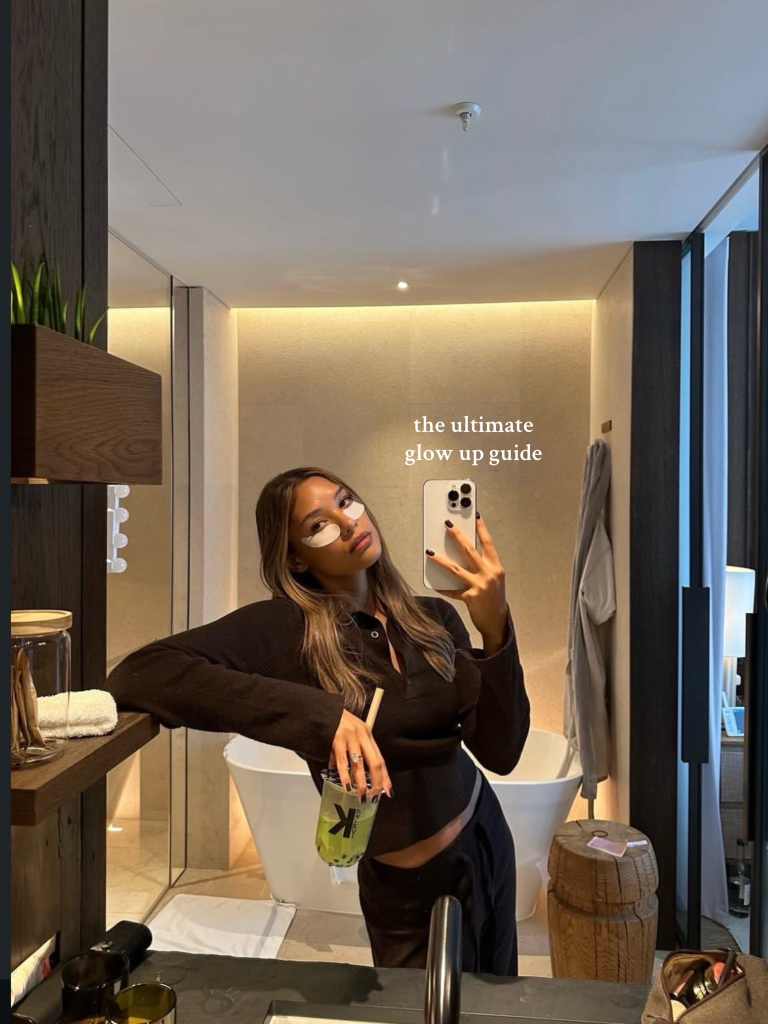
#> input picture Desktop/tiktok/backend/new-pics/tiktok_01/slide_1.jpg, 1536 x 2048 px (shown at 1/2 size)
$ python -i reel_video_generator.py   (imports and definitions only)
#> lines starting #> are read from the running program, lines starting #| are printed output that depends on the picture
### Desktop/clients/tiktok/backend/logging_config.py
"""
Logging Configuration Module
Centralized logging setup for the Viral Slideshow Generator
"""
import os
import logging
from logging.handlers import TimedRotatingFileHandler
from pathlib import Path

# Log directory (relative to backend or absolute for production)
LOG_DIR = os.getenv('LOG_DIR', os.path.join(os.path.dirname(__file__), 'logs'))
LOG_LEVEL = os.getenv('LOG_LEVEL', 'DEBUG')
LOG_FORMAT = '%(asctime)s | %(levelname)-8s | %(name)-25s | %(request_id)-10s | %(message)s'
LOG_DATE_FORMAT = '%Y-%m-%d %H:%M:%S'


class RequestIdFilter(logging.Filter):
    """Injects request_id into log records if not present"""
    # [4 lines left out: function filter, not called in this run]


class RequestAdapter(logging.LoggerAdapter):
    """Adapter that injects request_id into log messages"""
    def process(self, msg, kwargs):
        kwargs.setdefault('extra', {})['request_id'] = self.extra.get('request_id', 'system')
        return msg, kwargs


_initialized = False


# [57 lines left out: function setup_logging, not called in this run]


def get_logger(module_name: str) -> logging.Logger:
    """
    Get a child logger for a specific module.

    Args:
        module_name: Name of the module (e.g., 'scraper', 'gemini', 'drive')

    Returns:
        Logger instance for the module
    """
    return logging.getLogger(f'tiktok.{module_name}')


# [13 lines left out: function get_request_logger, not called in this run]

### Desktop/clients/tiktok/backend/reel_video_generator.py
"""
Reel Video Generator

Assembles Instagram reel videos from photo/video assets + text overlays + audio.
Uses FFmpeg for all video operations.
"""
import itertools
import os
import random
import re
import shutil
import subprocess
import tempfile
import uuid
from typing import Optional

from PIL import Image, ImageDraw, ImageFont

from logging_config import get_logger

logger = get_logger('reel_video_generator')

# Output dimensions (9:16 vertical)
OUTPUT_WIDTH = 1080
OUTPUT_HEIGHT = 1920


class ReelVideoError(Exception):
    """Exception raised for reel video generation errors."""
    pass


# ============ Text Rendering ============

# [16 lines left out: function _get_font, not called in this run]


# Lazy-loaded emoji font
_emoji_font_cache = None
_emoji_font_loaded = False


# [230 lines left out: functions _get_emoji_font, _render_text_overlay, render_text_on_image, _wrap_text, prepare_photo_clip, not called in this run]


def _scale_image_with_blur_bg(input_path: str, output_path: str):
    """
    Scale image to 1080x1920 with blurred background padding.
    Image is centered at full height, empty space filled with blurred version.
    """
#> called with output_path = 'out.png'
    img = Image.open(input_path).convert('RGB')
#> img is the input picture: PIL image 1536x2048 RGB; mean R, G, B 115.2, 102.8, 89.6
    w, h = img.size
#> w = 1536; h = 2048

    # Target dimensions
    tw, th = OUTPUT_WIDTH, OUTPUT_HEIGHT
    target_ratio = tw / th
    img_ratio = w / h
#> img_ratio = 0.75

    if abs(img_ratio - target_ratio) < 0.01:
        # Already correct aspect ratio, just resize
        img = img.resize((tw, th), Image.LANCZOS)
        img.save(output_path, quality=95)
        return

    # Create blurred background
    bg = img.resize((tw, th), Image.LANCZOS)
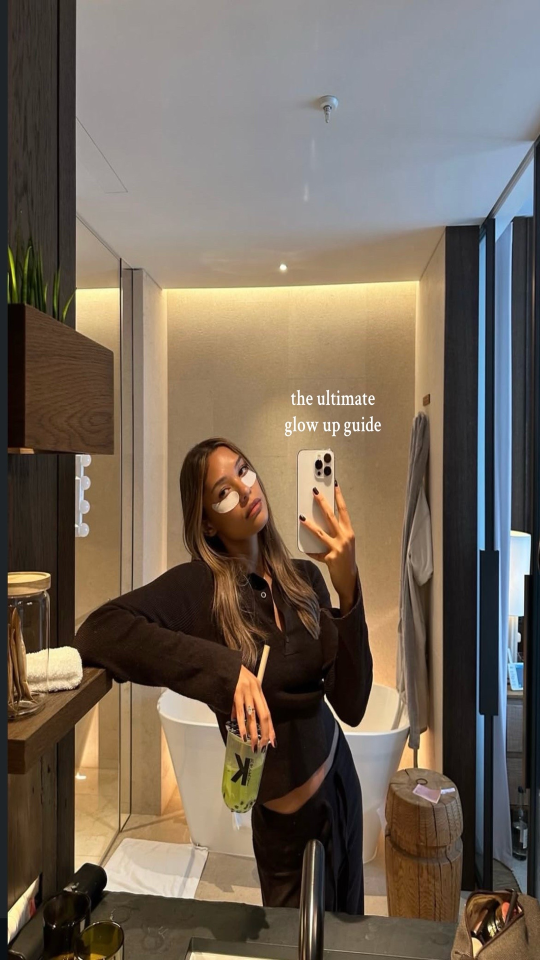
#> bg: PIL image 1080x1920 RGB (shown at 1/2 size); mean R, G, B 115.2, 102.8, 89.7
    from PIL import ImageFilter
    bg = bg.filter(ImageFilter.GaussianBlur(radius=30))
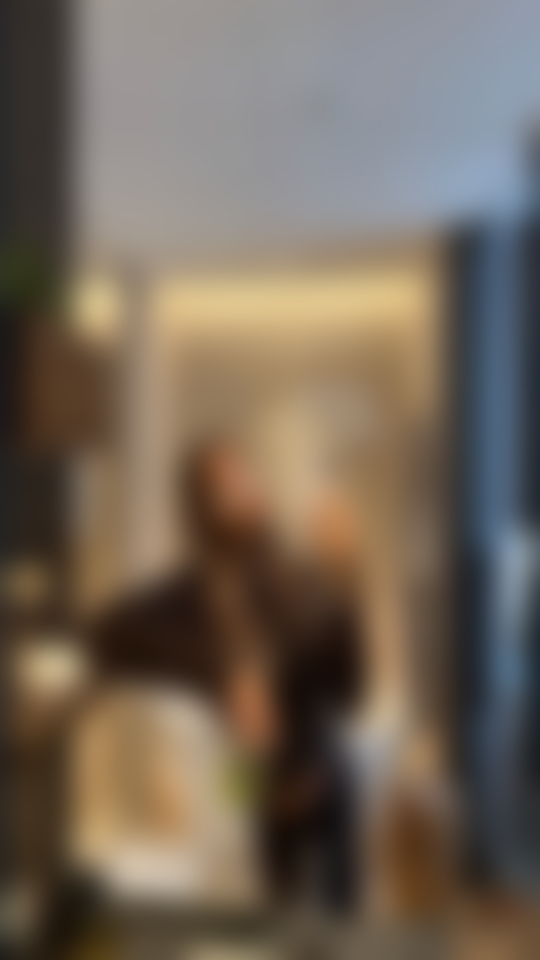
#> bg: PIL image 1080x1920 RGB (shown at 1/2 size); mean R, G, B 115.1, 102.7, 89.6

    # Scale image to fit within frame (maintain aspect ratio)
    if img_ratio > target_ratio:
        # Wider than target - fit to width
        new_w = tw
        new_h = int(tw / img_ratio)
#> new_h = 1440
    else:
        # Taller than target - fit to height
        new_h = th
        new_w = int(th * img_ratio)

    img_resized = img.resize((new_w, new_h), Image.LANCZOS)

    # Center on blurred background
    x_offset = (tw - new_w) // 2
    y_offset = (th - new_h) // 2
#> y_offset = 240
    bg.paste(img_resized, (x_offset, y_offset))
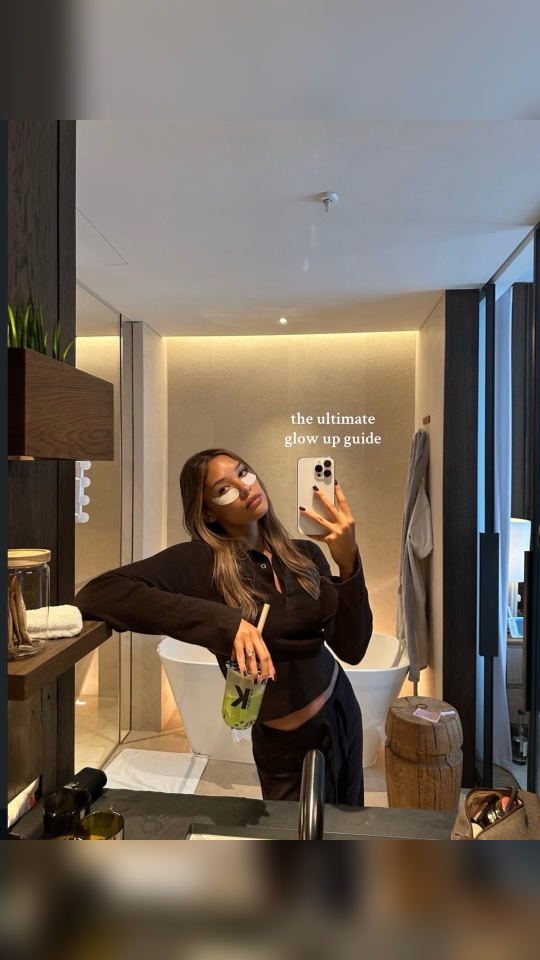
#> bg: PIL image 1080x1920 RGB (shown at 1/2 size); mean R, G, B 114.9, 103.9, 92.3

    bg.save(output_path, quality=95)


# [384 lines left out: functions prepare_video_clip, assemble_reel_video, generate_combinations, not called in this run]

>>> result = _scale_image_with_blur_bg('../../../tiktok/backend/new-pics/tiktok_01/slide_1.jpg', 'out.png')

$ run again, on Desktop/tiktok/backend/new-pics/tiktok_02/slide_2.jpg
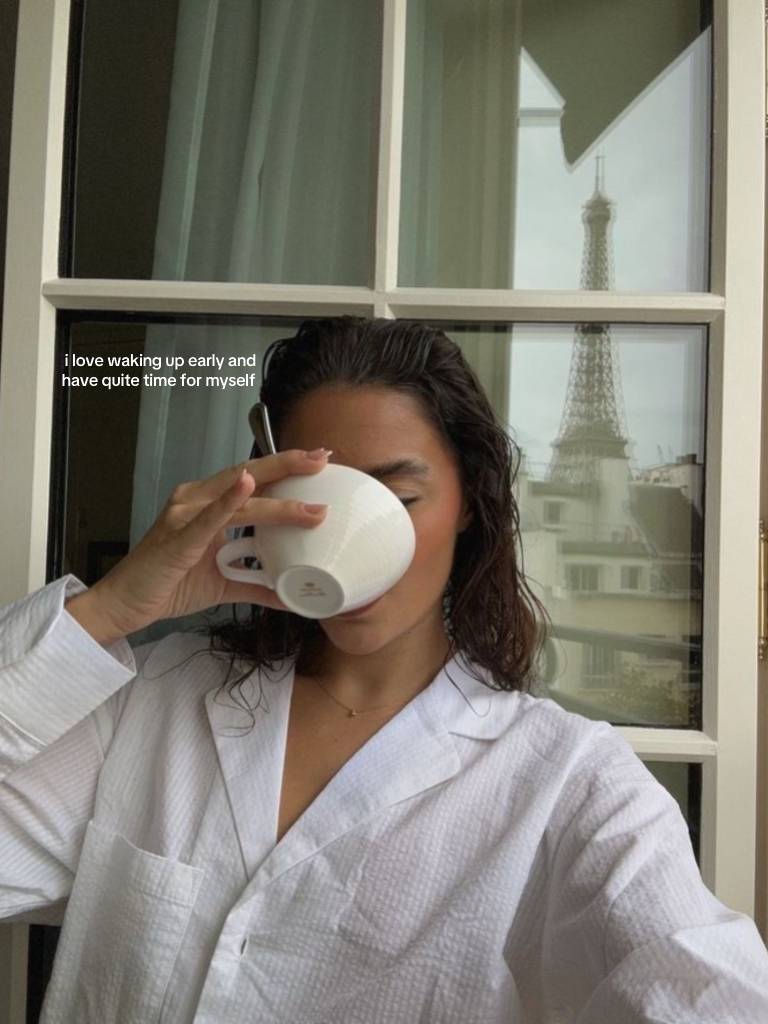
#> input picture Desktop/tiktok/backend/new-pics/tiktok_02/slide_2.jpg, 1536 x 2048 px (shown at 1/2 size)
#> in _scale_image_with_blur_bg, img is the input picture: PIL image 1536x2048 RGB; mean R, G, B 127.9, 124.9, 115
#> in _scale_image_with_blur_bg, `bg = bg.filter(ImageFilter.GaussianBlur(radius=30))`:
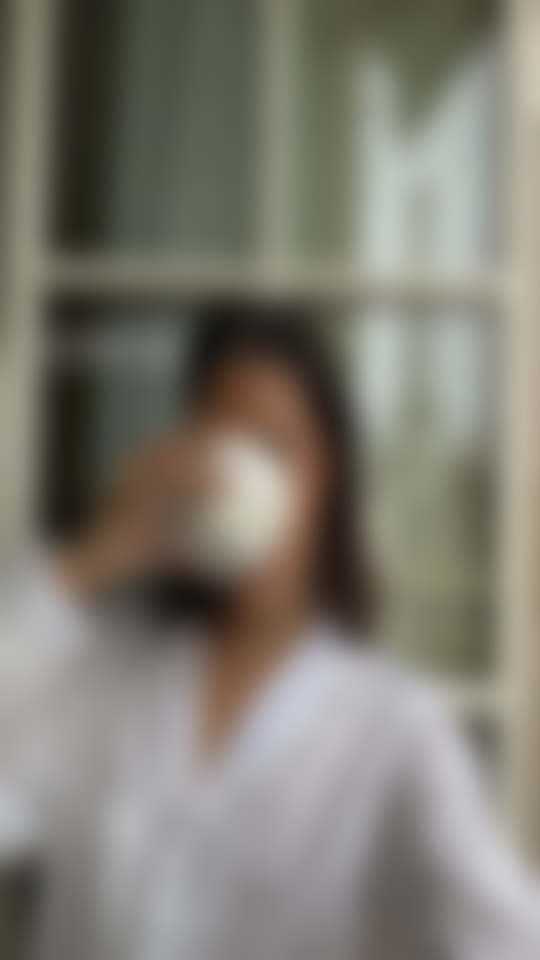
#> bg: PIL image 1080x1920 RGB (shown at 1/2 size); mean R, G, B 127.3, 124.2, 114.3
#> in _scale_image_with_blur_bg, `bg.paste(img_resized, (x_offset, y_offset))`:
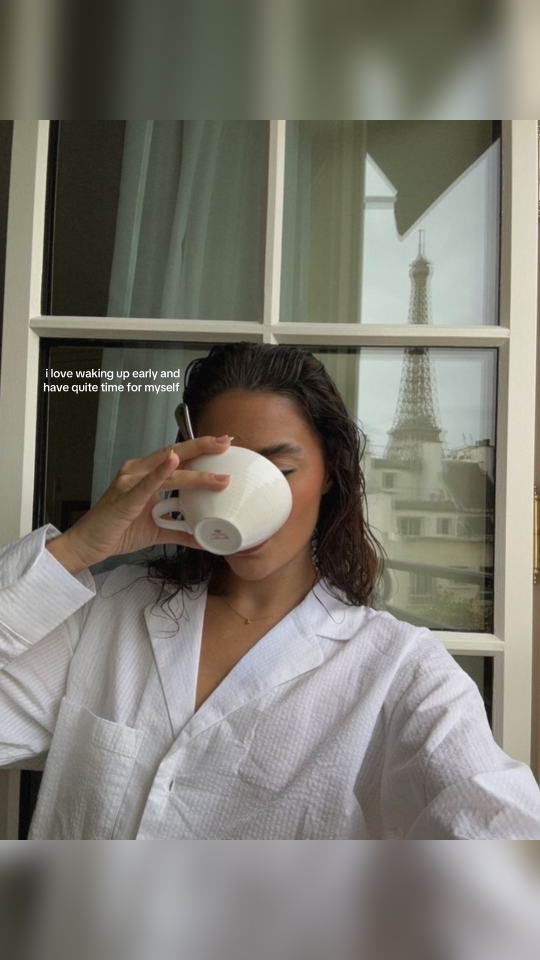
#> bg: PIL image 1080x1920 RGB (shown at 1/2 size); mean R, G, B 125.4, 123.1, 113.7

$ run again, on Desktop/tiktok/backend/new-pics/tiktok_02/slide_3.jpg
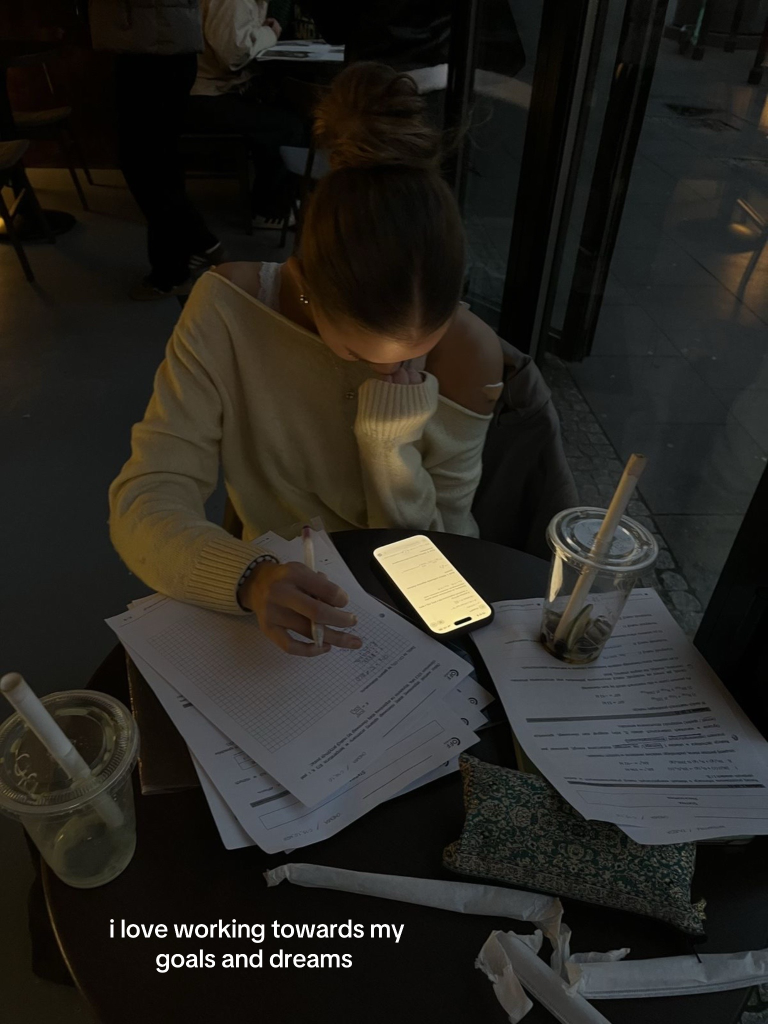
#> input picture Desktop/tiktok/backend/new-pics/tiktok_02/slide_3.jpg, 1536 x 2048 px (shown at 1/2 size)
#> in _scale_image_with_blur_bg, img is the input picture: PIL image 1536x2048 RGB; mean R, G, B 38.4, 36.6, 32.1
#> in _scale_image_with_blur_bg, `bg = bg.filter(ImageFilter.GaussianBlur(radius=30))`:
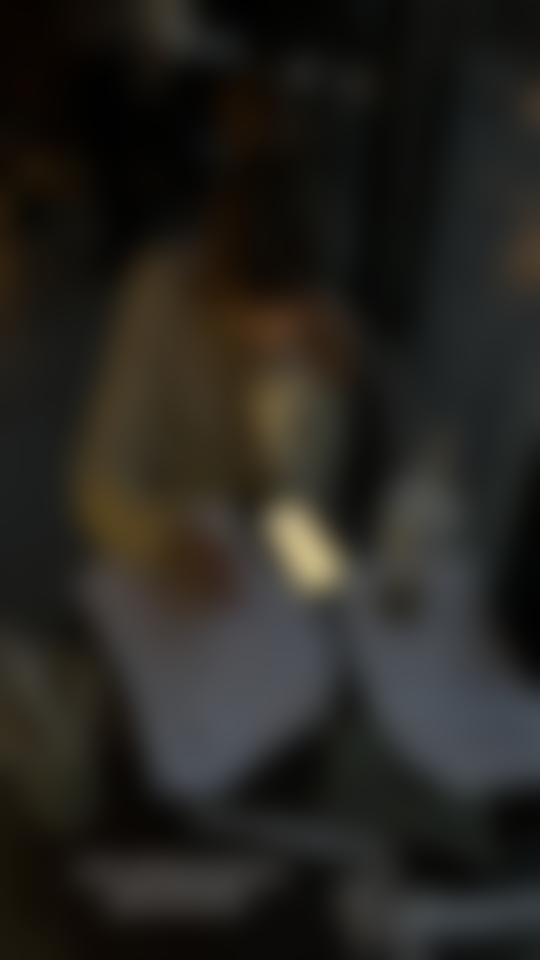
#> bg: PIL image 1080x1920 RGB (shown at 1/2 size); mean R, G, B 38.4, 36.6, 32.1
#> in _scale_image_with_blur_bg, `bg.paste(img_resized, (x_offset, y_offset))`:
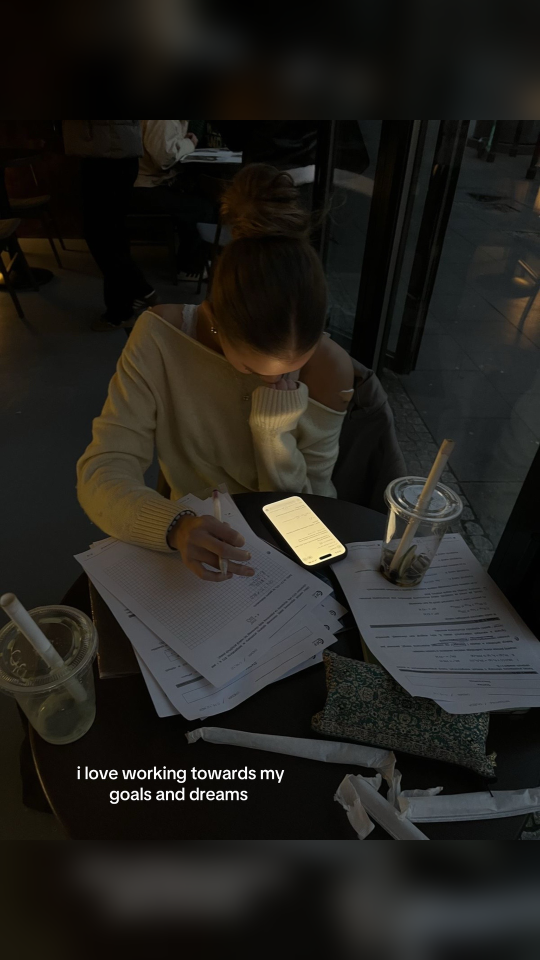
#> bg: PIL image 1080x1920 RGB (shown at 1/2 size); mean R, G, B 34.8, 33.1, 29.1

$ run again, on Desktop/tiktok/backend/new-pics/tiktok_03/slide_1.jpg
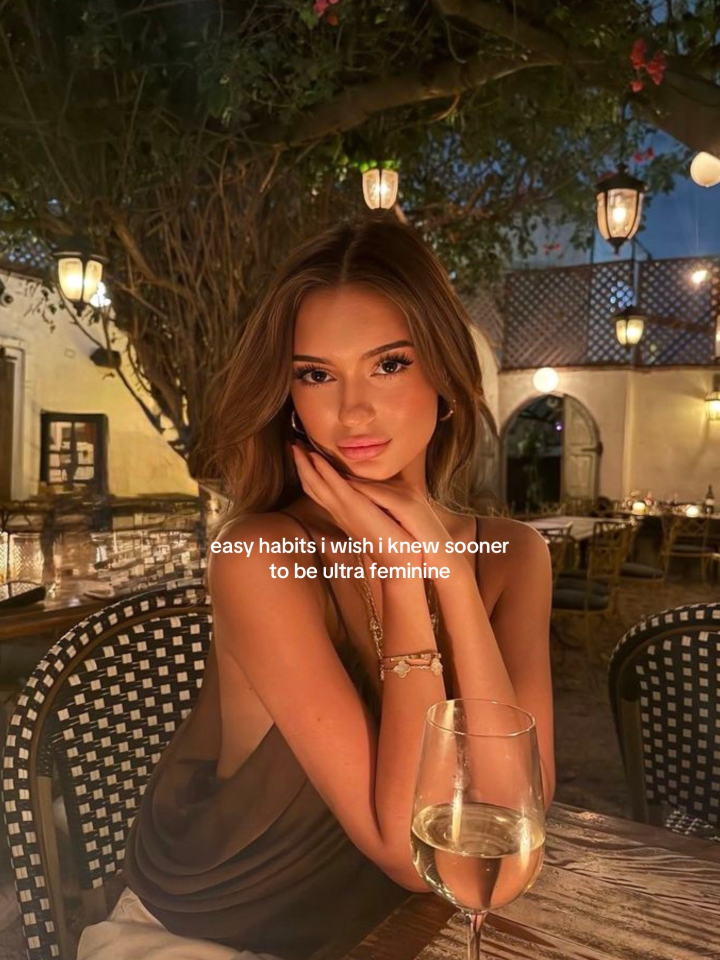
#> input picture Desktop/tiktok/backend/new-pics/tiktok_03/slide_1.jpg, 1440 x 1920 px (shown at 1/2 size)
#> in _scale_image_with_blur_bg, img is the input picture: PIL image 1440x1920 RGB; mean R, G, B 99.6, 68.3, 43.5
#> in _scale_image_with_blur_bg, `bg = bg.filter(ImageFilter.GaussianBlur(radius=30))`:
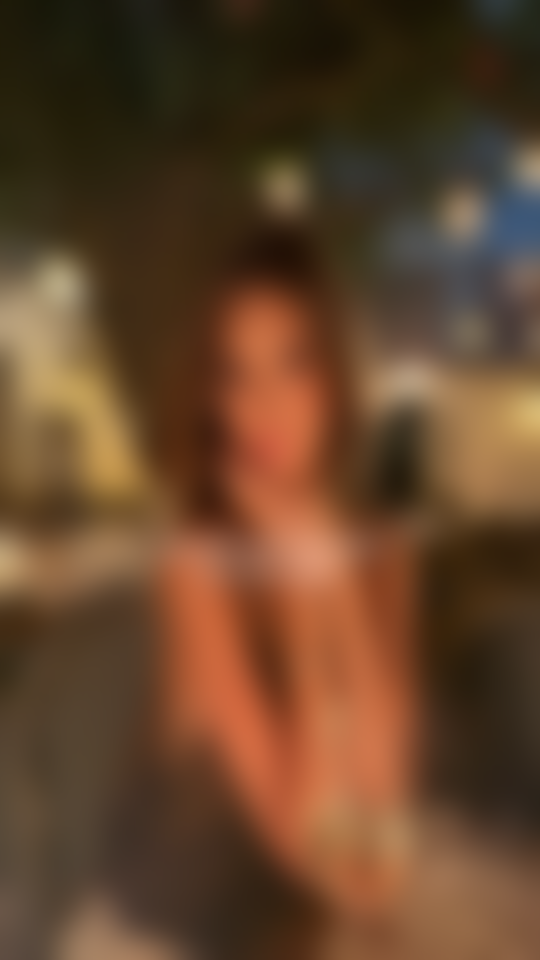
#> bg: PIL image 1080x1920 RGB (shown at 1/2 size); mean R, G, B 99.6, 68.3, 43.5
#> in _scale_image_with_blur_bg, `bg.paste(img_resized, (x_offset, y_offset))`:
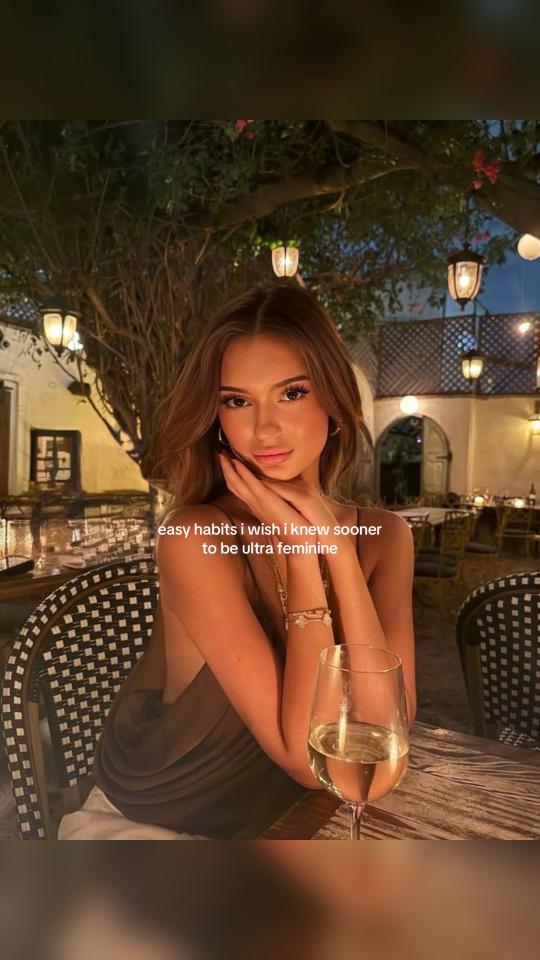
#> bg: PIL image 1080x1920 RGB (shown at 1/2 size); mean R, G, B 92.8, 64.5, 40.8
